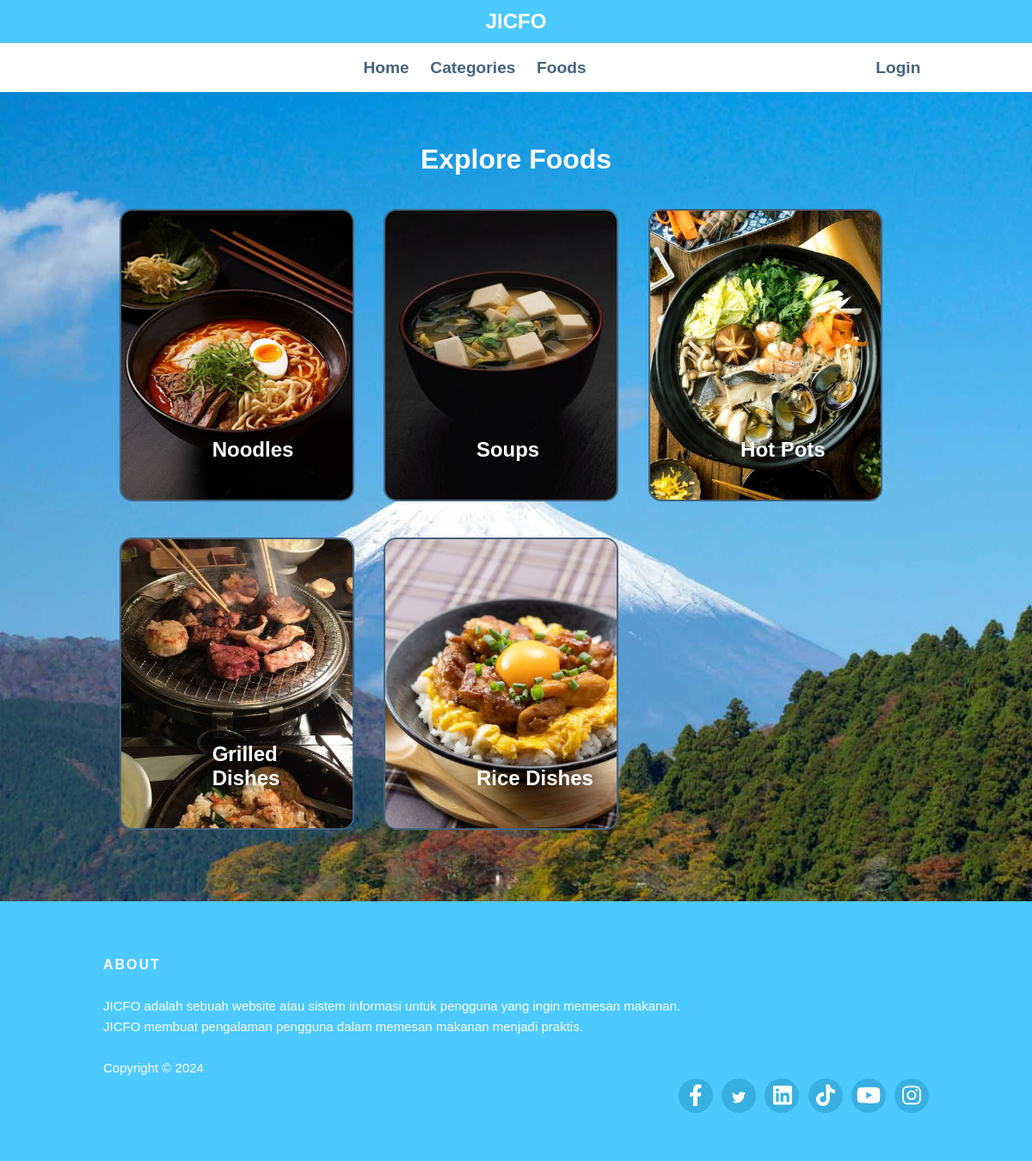
/categories.php, run on the app's committed database.
### tables this page shows
CREATE TABLE `tbl_category` (
  `id` int(10) UNSIGNED NOT NULL,
  `title` varchar(100) NOT NULL,
  `image_name` varchar(255) NOT NULL,
  `featured` varchar(10) NOT NULL,
  `active` varchar(10) NOT NULL
);

### categories.php (the view, shortened to what this page needs)
<?php include('includes/menu.php'); ?>
    <section class="categories" style="background-image: url('images/hakone2.jpg');">
        <div class="container">
            <h2 class="text-center text-white">Explore Foods</h2>
            <?php
                $sql = "SELECT * FROM tbl_category WHERE active='Yes'";
                $res = mysqli_query($conn, $sql);
                $count = mysqli_num_rows($res);
                if($count>0)
                {
                    while($row=mysqli_fetch_assoc($res))
                    {
                        $id = $row['id'];
                        $title = $row['title'];
                        $image_name = $row['image_name'];
                        ?>
                        <a href="<?php echo SITEURL; ?>category-foods.php?category_id=<?php echo $id; ?>">
                            <div class="box-3 float-container">
                                <?php
                                    if($image_name=="")
                                    {
                                        echo "<div class='error'>Image not found.</div>";
                                    }
                                    else
                                    {
                                        ?>
                                        <img src="<?php echo SITEURL; ?>images/category/<?php echo $image_name; ?>" alt="Pizza" class="img-responsive img-curve">
                                        <?php
                                    }
                                ?>
                                <h3 class="float-text text-white"><?php echo $title; ?></h3>
                            </div>
                        </a>
                        <?php
                    }
                }
                else
                {
                    echo "<div class='error'>Category not found.</div>";
                }
            ?>
        </div>
    </section>
    <?php include('includes/footer.php'); ?>

### css/style.css (style rules this page uses)
* { margin: 0 0; padding: 0 0; font-family: Arial, Helvetica, sans-serif; }
.container { width: 80%; margin: 0 auto; padding: 1%; }
.img-responsive { width: 100%; }
.img-curve { border-radius: 15px; border: 2px solid #45637d; }
.text-center { text-align: center; }
.text-white { color: white; }
a { color: #45637d; text-decoration: none; }
h2 { color: #2f3542; font-size: 2rem; margin-bottom: 2%; }
h3 { font-size: 1.5rem; }
.float-container { position: relative; }
.float-text { position: absolute; bottom: 50px; left: 40%; }
.categories { padding: 4% 0; }
.box-3 { width: 28%; float: left; margin: 2%; }

### data on the page
tbl_category: image_name (picture), title "Noodles"
tbl_category: image_name (picture), title "Soups"
tbl_category: image_name (picture), title "Hot Pots"
tbl_category: image_name (picture), title "Grilled Dishes"
tbl_category: image_name (picture), title "Rice Dishes"
